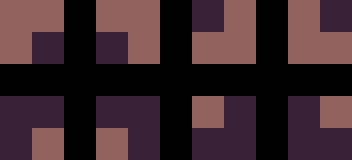

Below is a game level as drawn by its tile map, then a one-line description and the .tmx file that defines it, in full:
An orthogonal 11x5 tile map with 32x32 px tiles, 2 tile layers (regions, input_types), 1 hidden layer not drawn.

<map version="1.2" tiledversion="2019.03.13" orientation="orthogonal" renderorder="right-down" width="11" height="5" tilewidth="32" tileheight="32" infinite="0" nextlayerid="10" nextobjectid="1">
 <tileset firstgid="1" source="../tileset.tsx" />
 <layer id="5" name="regions" width="11" height="5">
  <data encoding="csv">
70,70,0,70,70,0,80,70,0,70,80,
70,80,0,80,70,0,70,70,0,70,70,
0,0,0,0,0,0,0,0,0,0,0,
80,80,0,80,80,0,80,80,0,80,70,
80,70,0,70,80,0,80,80,0,80,80
</data>
 </layer>
 <layer id="9" name="input_types" width="11" height="5">
  <data encoding="csv">
70,70,0,70,70,0,80,70,0,70,80,
70,80,0,80,70,0,70,70,0,70,70,
0,0,0,0,0,0,0,0,0,0,0,
80,80,0,80,80,0,70,80,0,80,70,
80,70,0,70,80,0,80,80,0,80,80
</data>
 </layer>
 <layer id="7" name="output_ground" width="11" height="5" visible="0">
  <data encoding="csv">
1,2,0,2,6,0,0,36,0,31,0,
11,0,0,0,16,0,45,46,0,41,42,
0,0,0,0,0,0,0,0,0,0,0,
0,0,0,0,0,0,2,0,0,0,2,
0,51,0,54,0,0,0,0,0,0,0
</data>
 </layer>
</map>
